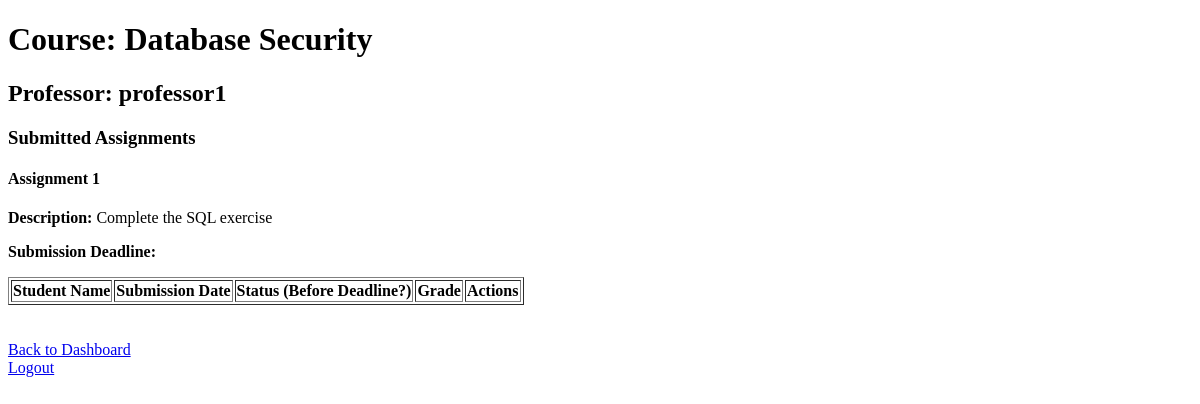
Before: /submitted_assignments.php?course_id=1 (signed in) with the older database file.
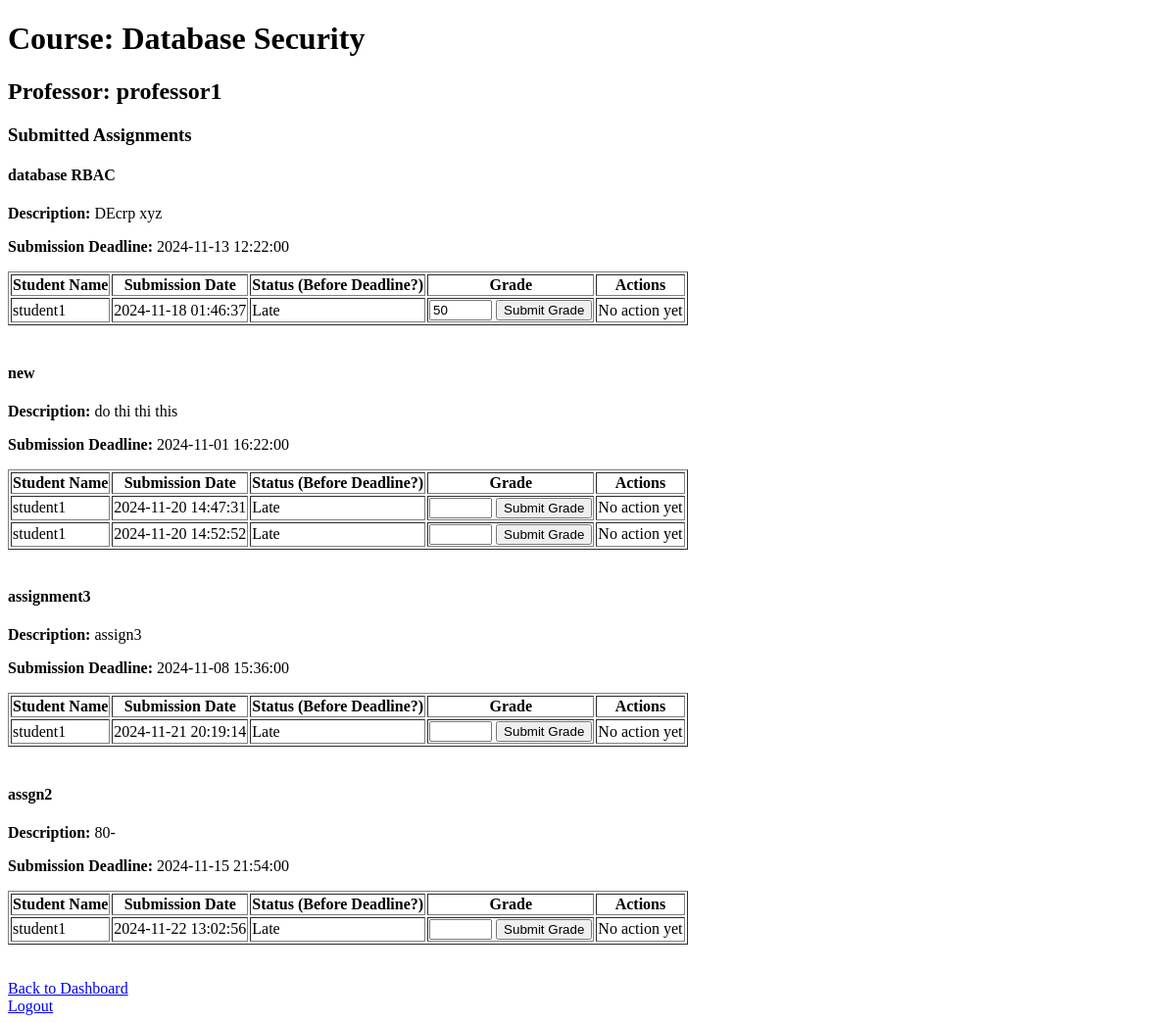
After: the same page with the newer database file.
### tables this page shows
CREATE TABLE Assignment (
  id INT NOT NULL,
  title VARCHAR(100),
  description TEXT,
  course_id INT,
  professor_id INT,
  submission_deadline DATETIME NOT NULL
);

CREATE TABLE `Submitted_assignments` (
  `id` int NOT NULL,
  `student_id` int NOT NULL,
  `professor_id` int NOT NULL,
  `course_id` int NOT NULL,
  `assignment_id` int NOT NULL,
  `file_path` varchar(255) NOT NULL,
  `submission_date` timestamp NULL DEFAULT CURRENT_TIMESTAMP,
  `grade` int DEFAULT NULL
);

CREATE TABLE `User` (
  `id` int NOT NULL,
  `username` varchar(50) NOT NULL,
  `password_hash` varchar(255) NOT NULL,
  `email` varchar(100) DEFAULT NULL,
  `role` enum('student','professor','secretary','admin','blocked') NOT NULL
);

### submitted_assignments.php (the view, shortened to what this page needs)
<?php
include 'db_connect.php';
if (isset($_GET['course_id']) && is_numeric($_GET['course_id'])) {
    $course_id = intval($_GET['course_id']);
} else {
    die("Invalid course ID.");
}
$user_id = $_SESSION['user_id'];
$query = $pdo->prepare("SELECT username FROM User WHERE id = ?");
$query->execute([$user_id]);
$user = $query->fetch(PDO::FETCH_ASSOC);
$query = $pdo->prepare("SELECT professor_id, name FROM Course WHERE id = ?");
$query->execute([$course_id]);
$course = $query->fetch(PDO::FETCH_ASSOC);
$query = $pdo->prepare("SELECT id, title, description, submission_deadline FROM Assignment WHERE course_id = ?");
$query->execute([$course_id]);
$assignments = $query->fetchAll(PDO::FETCH_ASSOC);
$submitted_assignments = [];
foreach ($assignments as $assignment) {
    $query = $pdo->prepare("
        SELECT sa.student_id, sa.submission_date, sa.grade, u.username
        FROM Submitted_assignments sa
        JOIN User u ON sa.student_id = u.id
        WHERE sa.assignment_id = ?");
    $query->execute([$assignment['id']]);
    $submitted_assignments[$assignment['id']] = $query->fetchAll(PDO::FETCH_ASSOC);
}
?>
<!DOCTYPE html>
<html lang="en">
<head>
</head>
<body>
    <h1>Course: <?php echo htmlspecialchars($course['name']); ?></h1>
    <h2>Professor: <?php echo htmlspecialchars($user['username']); ?></h2>
    <h3>Submitted Assignments</h3>
    <?php
    if (!empty($assignments)) {
        foreach ($assignments as $assignment) {
            echo "<h4>" . htmlspecialchars($assignment['title']) . "</h4>";
            echo "<p><strong>Description:</strong> " . htmlspecialchars($assignment['description']) . "</p>";
            echo "<p><strong>Submission Deadline:</strong> " . htmlspecialchars($assignment['submission_deadline']) . "</p>";
            echo "<table border='1'>";
            echo "<tr>
                    <th>Student Name</th>
                    <th>Submission Date</th>
                    <th>Status (Before Deadline?)</th>
                    <th>Grade</th>
                    <th>Actions</th>
                  </tr>";
            if (isset($submitted_assignments[$assignment['id']])) {
                foreach ($submitted_assignments[$assignment['id']] as $submission) {
                    $status = (strtotime($submission['submission_date']) <= strtotime($assignment['submission_deadline'])) ? 'On Time' : 'Late';
                    echo "<tr>";
                    echo "<td>" . htmlspecialchars($submission['username']) . "</td>";
                    echo "<td>" . htmlspecialchars($submission['submission_date']) . "</td>";
                    echo "<td>" . $status . "</td>";
                    echo "<td>";
                    echo "<form method='POST' action=''>
                            <input type='hidden' name='submitted_assignment_id' value='" . htmlspecialchars($submission['student_id']) . "'>
                            <input type='hidden' name='assignment_id' value='" . htmlspecialchars($assignment['id']) . "'>
                            <input type='number' name='grade' value='" . htmlspecialchars($submission['grade']) . "' min='0' max='100' required>
                            <button type='submit' name='grade_submission'>Submit Grade</button>
                          </form>";
                    echo "</td>";
                    echo "<td>";
                    if (isset($_SESSION['recent_grade'][$assignment['id']][$submission['student_id']])) {
                        echo "Grade: " . htmlspecialchars($_SESSION['recent_grade'][$assignment['id']][$submission['student_id']]);
                    } else {
                        echo "No action yet";
                    }
                    echo "</td>";
                    echo "</tr>";
                }
            } else {
                echo "<tr><td colspan='5'>No submissions for this assignment yet.</td></tr>";
            }
            echo "</table><br>";
        }
    } else {
        echo "<p>No assignments found for this course.</p>";
    }
    ?>
    <br><a href="professor_dashboard.php">Back to Dashboard</a>
    <br><a href="logout.php">Logout</a>
</body>
</html>

Changed rows visible on the page:
removed assignment: title "Assignment 1", description "Complete the SQL exercise"
added assignment: title "database RBAC", description "DEcrp xyz", submission_deadline "2024-11-13 12:22:00"
added submitted_assignments: student.username "student1", submission_date "2024-11-18 01:46:37", submission_date.submission_deadline "Late", grade "50", shows "No action yet", shown under "database RBAC"
added assignment: title "new", description "do thi thi this", submission_deadline "2024-11-01 16:22:00"
added submitted_assignments: student.username "student1", submission_date "2024-11-20 14:47:31", submission_date.submission_deadline "Late", shows "No action yet", shown under "new"
added submitted_assignments: student.username "student1", submission_date "2024-11-20 14:52:52", submission_date.submission_deadline "Late", shows "No action yet", shown under "new"
added assignment: title "assignment3", description "assign3", submission_deadline "2024-11-08 15:36:00"
added submitted_assignments: student.username "student1", submission_date "2024-11-21 20:19:14", submission_date.submission_deadline "Late", shows "No action yet", shown under "assignment3"
added assignment: title "assgn2", description "80-", submission_deadline "2024-11-15 21:54:00"
added submitted_assignments: student.username "student1", submission_date "2024-11-22 13:02:56", submission_date.submission_deadline "Late", shows "No action yet", shown under "assgn2"
